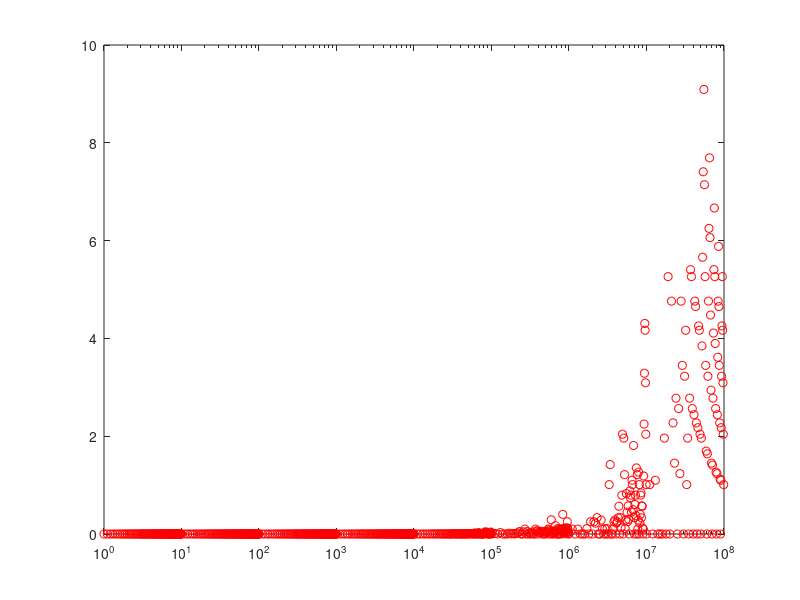

Recreate this plot in MATLAB.
clear all; clc;
format shortEng;


available = [100e6, 90e6, 80e6, 70e6, 60e6, 40e6, 30e6];
available = [ available available/1e2 available/1e4];
available = sort(available)
available = available
freq = [];

for i=10:99
    freq = [ i*1e6 freq ];
end;

for i=10:99
    freq = [ i*1e5 freq ];
end;

for i=10:99
    freq = [ i*1e4 freq ];
end;

for i=10:99
    freq = [ 1000*i freq ];
end;

for i=10:99
    freq = [ 100*i freq ];
end;

for i=10:99
    freq = [ 10*i freq ];
end;

for i=10:99
    freq = [ i*1e0 freq ];
end;

for i=10:99
    freq = [ i*1e-1 freq ];
end;

freq = sort(freq);
freq = unique(freq);
%req

divisors = []
errs = []
res = []


% output values
divisors = []
sources = []

numbExp = zeros(10);
numbExpGen = zeros(10);

maxDiv = 0;
for i=1:length(freq)
    freq(i);
    f = freq(i);
    divs = round(available/f);
    err = abs(f - available./divs);
    err = 100.0*err/f; %err in %
    [val ind] = min(err);
    errs(i) = val;
    divisors(i) = divs(ind);
    
    expp = floor(log10(f));
    exppDisplay = floor(log10(freq(i)));
    numbExp(exppDisplay+1) = numbExp(exppDisplay+1) + 1;
    numbExpGen(expp+1) = numbExpGen(expp+1) + 1;
    
    %ii = length(res(expp))+1;
    tmp.freqGenerating = f/10^expp;
    tmp.expGenerating = expp;
    
    tmp.freqDisplay = freq(i)/10^exppDisplay;
    tmp.expDisplay = exppDisplay;
    
    tmp.source = ind;
    tmp.div = divs(ind);
    
    maxDiv = max(maxDiv, tmp.div);
    tmp;
    res = [ res tmp ];
    
    
    freqsDisplay(exppDisplay+1, numbExp(exppDisplay+1)+1) = tmp.freqDisplay;
    freqsGenerating(expp+1, numbExp(expp+1)+1) = tmp.freqGenerating;
end;

[maxerr indice] = max(errs) % max error
semilogx(freq, errs,'or')


%%%%%%%%% GENERATING ARRAY FILES %%%%%%%%%%%%%%

fileSources = fopen('sources.txt','w')
fileDividers = fopen('dividers.txt','w')

fprintf(fileSources,'type LUT_Sources_%d_t is array(10 to %d) of integer;\n',0,numbExp(1))
fprintf(fileDividers,'type LUT_Dividers_%d_t is array(10 to %d) of integer;\n',0,numbExp(1))

fprintf(fileSources,'signal LUT_Sources_%d : LUT_Sources_%d_t := (',0,0)
fprintf(fileDividers,'signal LUT_Dividers_%d : LUT_Dividers_%d_t := (',0,0)

for i=1:length(res)
    if( i > 1 )
        if res(i).expDisplay ~= res(i-1).expDisplay
            fprintf(fileSources,'type LUT_Sources_%d_t is array(10 to %d) of integer;\n',res(i).expDisplay,numbExp(res(i).expDisplay+1))
            fprintf(fileDividers,'type LUT_Dividers_%d_t is array(10 to %d) of integer;\n',res(i).expDisplay,numbExp(res(i).expDisplay+1))

            fprintf(fileSources,'signal LUT_Sources_%d : LUT_Sources_%d_t := (',res(i).expDisplay,res(i).expDisplay)
            fprintf(fileDividers,'signal LUT_Dividers_%d : LUT_Dividers_%d_t := (',res(i).expDisplay,res(i).expDisplay)
        end
        if i == length(res) || res(i).expDisplay ~= res(i+1).expDisplay %last element in table
            fprintf(fileSources,'%d);\n',res(i).source);
            fprintf(fileDividers,'%d);\n',res(i).div);
        else
            fprintf(fileSources,'%d, ',res(i).source);
            fprintf(fileDividers,'%d, ',res(i).div);
        end
    end
end

fclose(fileSources);
fclose(fileDividers);
maxDiv
